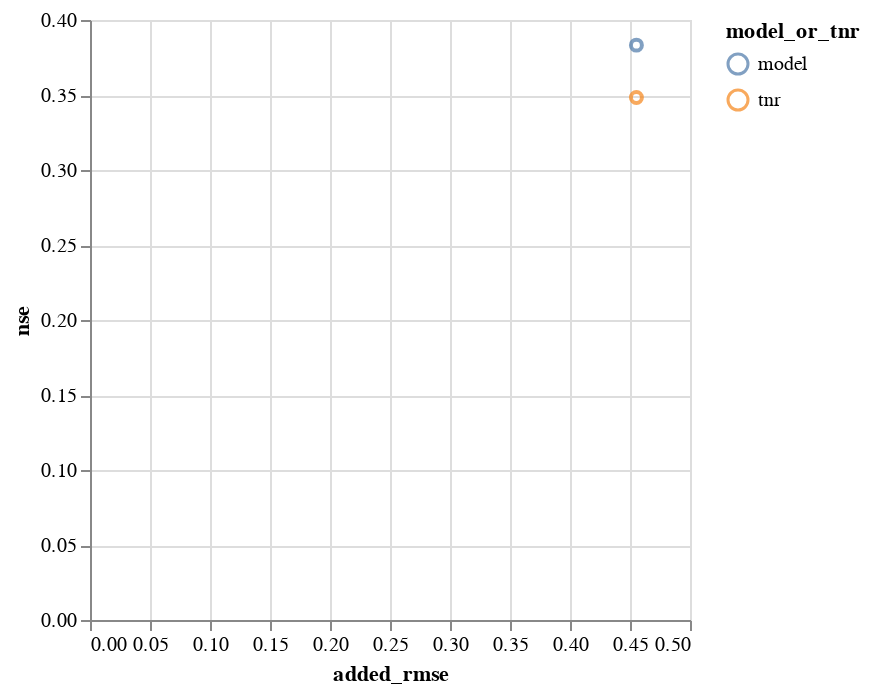

Notebook source saved alongside this figure:
### Code cell
alt.Chart(
    sat_df
).transform_filter(
    datum.node == 4
).mark_point().encode(
    x='added_rmse',
    y='nse',
    color='model_or_tnr'
)

### Figure 1 — Vega-Lite specification as saved in the notebook (floating-point values rounded to 4 significant figures)
{"config": {"view": {"continuousWidth": 300, "continuousHeight": 300}}, "data": {"name": "data-14be142eaa8f25263bfd56ecdd4bd92c"}, "mark": {"type": "point"}, "encoding": {"color": {"field": "model_or_tnr", "type": "nominal"}, "x": {"field": "added_rmse", "type": "quantitative"}, "y": {"field": "nse", "type": "quantitative"}}, "transform": [{"filter": "(datum.node === 4)"}], "$schema": "https://vega.github.io/schema/vega-lite/v5.16.3.json", "datasets": {"data-14be142eaa8f25263bfd56ecdd4bd92c": [{"node": 2, "pearson-r": 0.6764, "pearson-r p-val": 2.226e-86, "nse": 0.4563, "nse1": 0.3763, "rmse": 36870000.0, "norm_rmse": 0.09264, "mae": 20590000.0, "norm_mae": 0.05174, "kge": 0.5654, "name": "Wolf Creek Dam", "model_or_tnr": "model", "added_rmse": 0.4553}, {"node": 2, "pearson-r": 0.681, "pearson-r p-val": 5.453e-88, "nse": 0.4618, "nse1": 0.3847, "rmse": 36680000.0, "norm_rmse": 0.09218, "mae": 20310000.0, "norm_mae": 0.05105, "kge": 0.5778, "name": "Wolf Creek Dam", "model_or_tnr": "tnr", "added_rmse": 0.4553}, {"node": 4, "pearson-r": 0.7518, "pearson-r p-val": 3.871e-117, "nse": 0.3832, "nse1": 0.3179, "rmse": 43360000.0, "norm_rmse": 0.1577, "mae": 29520000.0, "norm_mae": 0.1074, "kge": 0.6934, "name": "Old Hickory Dam", "model_or_tnr": "model", "added_rmse": 0.4553}, {"node": 4, "pearson-r": 0.7907, "pearson-r p-val": 1.125e-137, "nse": 0.3483, "nse1": 0.3258, "rmse": 44570000.0, "norm_rmse": 0.1621, "mae": 29180000.0, "norm_mae": 0.1061, "kge": 0.6202, "name": "Old Hickory Dam", "model_or_tnr": "tnr", "added_rmse": 0.4553}, {"node": 7, "pearson-r": 0.7209, "pearson-r p-val": 3.384e-103, "nse": -0.8888, "nse1": -0.1507, "rmse": 46080000.0, "norm_rmse": 0.2364, "mae": 29830000.0, "norm_mae": 0.153, "kge": 0.09986, "name": "Cordell Hull Dam", "model_or_tnr": "model", "added_rmse": 0.4553}, {"node": 7, "pearson-r": 0.7379, "pearson-r p-val": 1.556e-110, "nse": -1.249, "nse1": -0.1975, "rmse": 50290000.0, "norm_rmse": 0.2579, "mae": 31050000.0, "norm_mae": 0.1593, "kge": -0.07362, "name": "Cordell Hull Dam", "model_or_tnr": "tnr", "added_rmse": 0.4553}, {"node": 0, "pearson-r": 0.8418, "pearson-r p-val": 1.872e-172, "nse": 0.647, "nse1": 0.4629, "rmse": 52530000.0, "norm_rmse": 0.09557, "mae": 35200000.0, "norm_mae": 0.06405, "kge": 0.818, "name": "Barkley Dam", "model_or_tnr": "model", "added_rmse": 0.4553}, {"node": 0, "pearson-r": 0.863, "pearson-r p-val": 8.473e-191, "nse": 0.6359, "nse1": 0.4275, "rmse": 53350000.0, "norm_rmse": 0.09707, "mae": 37520000.0, "norm_mae": 0.06826, "kge": 0.763, "name": "Barkley Dam", "model_or_tnr": "tnr", "added_rmse": 0.4553}]}}
